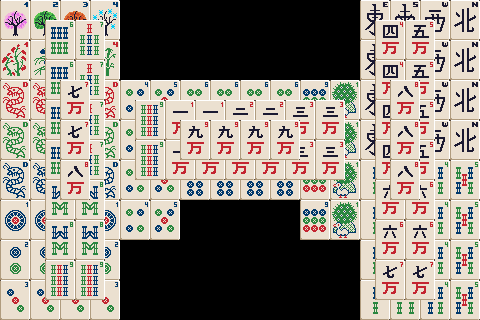

Tiled map render using the project's own tile images. Description and the whole map definition, tile-layer contents included, below:
An orthogonal 32x16 tile map with 15x20 px tiles, 3 tile layers (BridgeLayer0, BridgeLayer1, BridgeLayer2), 2 hidden layers not drawn.

<map version="1.1" tiledversion="2018.09.12" orientation="orthogonal" renderorder="right-down" width="32" height="16" tilewidth="15" tileheight="20" infinite="0" nextlayerid="6" nextobjectid="1">
 <tileset firstgid="1" source="TileSet.tsx" />
 <layer id="1" name="BridgeLayer0" width="32" height="16" locked="1">
  <data encoding="csv">
3,4,5,6,7,8,9,10,0,0,0,0,0,0,0,0,0,0,0,0,0,0,0,0,47,48,49,50,51,52,53,54,
21,22,23,24,25,26,27,28,0,0,0,0,0,0,0,0,0,0,0,0,0,0,0,0,65,66,67,68,69,70,71,72,
11,12,13,14,15,16,17,18,0,0,0,0,0,0,0,0,0,0,0,0,0,0,0,0,47,48,49,50,51,52,53,54,
29,30,31,32,33,34,35,36,0,0,0,0,0,0,0,0,0,0,0,0,0,0,0,0,65,66,67,68,69,70,71,72,
41,42,41,42,41,42,41,42,79,80,81,82,83,84,83,84,83,84,83,84,89,90,109,110,47,48,49,50,51,52,53,54,
59,60,59,60,59,60,59,60,97,98,99,100,101,102,101,102,101,102,101,102,107,108,127,128,65,66,67,68,69,70,71,72,
43,44,43,44,43,44,43,44,79,80,81,82,85,86,85,86,85,86,85,86,89,90,109,110,47,48,49,50,51,52,53,54,
61,62,61,62,61,62,61,62,97,98,99,100,103,104,103,104,103,104,103,104,107,108,127,128,65,66,67,68,69,70,71,72,
45,46,45,46,45,46,45,46,79,80,81,82,87,88,87,88,87,88,87,88,89,90,109,110,111,112,113,114,115,116,117,118,
63,64,63,64,63,64,63,64,97,98,99,100,105,106,105,106,105,106,105,106,107,108,127,128,129,130,131,132,133,134,135,136,
73,74,73,74,73,74,73,74,79,80,81,82,0,0,0,0,0,0,0,0,89,90,109,110,111,112,113,114,115,116,117,118,
91,92,91,92,91,92,91,92,97,98,99,100,0,0,0,0,0,0,0,0,107,108,127,128,129,130,131,132,133,134,135,136,
75,76,75,76,75,76,75,76,0,0,0,0,0,0,0,0,0,0,0,0,0,0,0,0,111,112,113,114,115,116,117,118,
93,94,93,94,93,94,93,94,0,0,0,0,0,0,0,0,0,0,0,0,0,0,0,0,129,130,131,132,133,134,135,136,
77,78,77,78,77,78,77,78,0,0,0,0,0,0,0,0,0,0,0,0,0,0,0,0,111,112,113,114,115,116,117,118,
95,96,95,96,95,96,95,96,0,0,0,0,0,0,0,0,0,0,0,0,0,0,0,0,129,130,131,132,133,134,135,136
</data>
 </layer>
 <layer id="2" name="BridgeLayer1" width="32" height="16" locked="1">
  <data encoding="csv">
0,0,0,0,0,0,0,0,0,0,0,0,0,0,0,0,0,0,0,0,0,0,0,0,0,0,0,0,0,0,0,0,
0,0,0,119,120,121,122,0,0,0,0,0,0,0,0,0,0,0,0,0,0,0,0,0,0,151,152,153,154,0,0,0,
0,0,0,137,138,139,140,0,0,0,0,0,0,0,0,0,0,0,0,0,0,0,0,0,0,169,170,171,172,0,0,0,
0,0,0,119,120,121,122,0,0,0,0,0,0,0,0,0,0,0,0,0,0,0,0,0,0,151,152,153,154,0,0,0,
0,0,0,137,138,139,140,0,0,0,0,0,0,0,0,0,0,0,0,0,0,0,0,0,0,169,170,171,172,0,0,0,
0,0,0,119,120,121,122,0,0,125,126,145,146,145,146,147,148,147,148,149,150,149,150,0,0,151,152,153,154,0,0,0,
0,0,0,137,138,139,140,0,0,143,144,163,164,163,164,165,166,165,166,167,168,167,168,0,0,169,170,171,172,0,0,0,
0,0,0,119,120,121,122,0,0,125,126,145,146,145,146,147,148,147,148,149,150,149,150,0,0,151,152,153,154,0,0,0,
0,0,0,137,138,139,140,0,0,143,144,163,164,163,164,165,166,165,166,167,168,167,168,0,0,169,170,171,172,0,0,0,
0,0,0,123,124,123,124,0,0,0,0,0,0,0,0,0,0,0,0,0,0,0,0,0,0,155,156,155,156,0,0,0,
0,0,0,141,142,141,142,0,0,0,0,0,0,0,0,0,0,0,0,0,0,0,0,0,0,173,174,173,174,0,0,0,
0,0,0,123,124,123,124,0,0,0,0,0,0,0,0,0,0,0,0,0,0,0,0,0,0,155,156,155,156,0,0,0,
0,0,0,141,142,141,142,0,0,0,0,0,0,0,0,0,0,0,0,0,0,0,0,0,0,173,174,173,174,0,0,0,
0,0,0,125,126,125,126,0,0,0,0,0,0,0,0,0,0,0,0,0,0,0,0,0,0,157,158,157,158,0,0,0,
0,0,0,143,144,143,144,0,0,0,0,0,0,0,0,0,0,0,0,0,0,0,0,0,0,175,176,175,176,0,0,0,
0,0,0,0,0,0,0,0,0,0,0,0,0,0,0,0,0,0,0,0,0,0,0,0,0,0,0,0,0,0,0,0
</data>
 </layer>
 <layer id="3" name="BridgeLayer2" width="32" height="16" locked="1">
  <data encoding="csv">
0,0,0,0,0,0,0,0,0,0,0,0,0,0,0,0,0,0,0,0,0,0,0,0,0,0,0,0,0,0,0,0,
0,0,0,0,0,0,0,0,0,0,0,0,0,0,0,0,0,0,0,0,0,0,0,0,0,0,0,0,0,0,0,0,
0,0,0,0,0,0,0,0,0,0,0,0,0,0,0,0,0,0,0,0,0,0,0,0,0,0,0,0,0,0,0,0,
0,0,0,0,0,0,0,0,0,0,0,0,0,0,0,0,0,0,0,0,0,0,0,0,0,0,0,0,0,0,0,0,
0,0,0,0,157,158,0,0,0,0,0,0,0,0,0,0,0,0,0,0,0,0,0,0,0,0,159,160,0,0,0,0,
0,0,0,0,175,176,0,0,0,0,0,0,0,0,0,0,0,0,0,0,0,0,0,0,0,0,177,178,0,0,0,0,
0,0,0,0,157,158,0,0,0,0,0,0,161,162,161,162,161,162,161,162,0,0,0,0,0,0,159,160,0,0,0,0,
0,0,0,0,175,176,0,0,0,0,0,0,179,180,179,180,179,180,179,180,0,0,0,0,0,0,177,178,0,0,0,0,
0,0,0,0,159,160,0,0,0,0,0,0,0,0,0,0,0,0,0,0,0,0,0,0,0,0,159,160,0,0,0,0,
0,0,0,0,177,178,0,0,0,0,0,0,0,0,0,0,0,0,0,0,0,0,0,0,0,0,177,178,0,0,0,0,
0,0,0,0,0,0,0,0,0,0,0,0,0,0,0,0,0,0,0,0,0,0,0,0,0,0,0,0,0,0,0,0,
0,0,0,0,0,0,0,0,0,0,0,0,0,0,0,0,0,0,0,0,0,0,0,0,0,0,0,0,0,0,0,0,
0,0,0,0,0,0,0,0,0,0,0,0,0,0,0,0,0,0,0,0,0,0,0,0,0,0,0,0,0,0,0,0,
0,0,0,0,0,0,0,0,0,0,0,0,0,0,0,0,0,0,0,0,0,0,0,0,0,0,0,0,0,0,0,0,
0,0,0,0,0,0,0,0,0,0,0,0,0,0,0,0,0,0,0,0,0,0,0,0,0,0,0,0,0,0,0,0,
0,0,0,0,0,0,0,0,0,0,0,0,0,0,0,0,0,0,0,0,0,0,0,0,0,0,0,0,0,0,0,0
</data>
 </layer>
 <layer id="4" name="BridgeLayer3" width="32" height="16" visible="0" locked="1">
  <data encoding="csv">
0,0,0,0,0,0,0,0,0,0,0,0,0,0,0,0,0,0,0,0,0,0,0,0,0,0,0,0,0,0,0,0,
0,0,0,0,0,0,0,0,0,0,0,0,0,0,0,0,0,0,0,0,0,0,0,0,0,0,0,0,0,0,0,0,
0,0,0,0,0,0,0,0,0,0,0,0,0,0,0,0,0,0,0,0,0,0,0,0,0,0,0,0,0,0,0,0,
0,0,0,0,0,0,0,0,0,0,0,0,0,0,0,0,0,0,0,0,0,0,0,0,0,0,0,0,0,0,0,0,
0,0,0,0,0,0,0,0,0,0,0,0,0,0,0,0,0,0,0,0,0,0,0,0,0,0,0,0,0,0,0,0,
0,0,0,0,0,0,0,0,0,0,0,0,0,0,0,0,0,0,0,0,0,0,0,0,0,0,0,0,0,0,0,0,
0,0,0,0,0,0,0,0,0,0,0,0,0,0,0,0,0,0,0,0,0,0,0,0,0,0,0,0,0,0,0,0,
0,0,0,0,0,0,0,0,0,0,0,0,0,0,0,0,0,0,0,0,0,0,0,0,0,0,0,0,0,0,0,0,
0,0,0,0,0,0,0,0,0,0,0,0,0,0,0,0,0,0,0,0,0,0,0,0,0,0,0,0,0,0,0,0,
0,0,0,0,0,0,0,0,0,0,0,0,0,0,0,0,0,0,0,0,0,0,0,0,0,0,0,0,0,0,0,0,
0,0,0,0,0,0,0,0,0,0,0,0,0,0,0,0,0,0,0,0,0,0,0,0,0,0,0,0,0,0,0,0,
0,0,0,0,0,0,0,0,0,0,0,0,0,0,0,0,0,0,0,0,0,0,0,0,0,0,0,0,0,0,0,0,
0,0,0,0,0,0,0,0,0,0,0,0,0,0,0,0,0,0,0,0,0,0,0,0,0,0,0,0,0,0,0,0,
0,0,0,0,0,0,0,0,0,0,0,0,0,0,0,0,0,0,0,0,0,0,0,0,0,0,0,0,0,0,0,0,
0,0,0,0,0,0,0,0,0,0,0,0,0,0,0,0,0,0,0,0,0,0,0,0,0,0,0,0,0,0,0,0,
0,0,0,0,0,0,0,0,0,0,0,0,0,0,0,0,0,0,0,0,0,0,0,0,0,0,0,0,0,0,0,0
</data>
 </layer>
 <layer id="5" name="BridgeLayer4" width="32" height="16" visible="0" locked="1">
  <data encoding="csv">
0,0,0,0,0,0,0,0,0,0,0,0,0,0,0,0,0,0,0,0,0,0,0,0,0,0,0,0,0,0,0,0,
0,0,0,0,0,0,0,0,0,0,0,0,0,0,0,0,0,0,0,0,0,0,0,0,0,0,0,0,0,0,0,0,
0,0,0,0,0,0,0,0,0,0,0,0,0,0,0,0,0,0,0,0,0,0,0,0,0,0,0,0,0,0,0,0,
0,0,0,0,0,0,0,0,0,0,0,0,0,0,0,0,0,0,0,0,0,0,0,0,0,0,0,0,0,0,0,0,
0,0,0,0,0,0,0,0,0,0,0,0,0,0,0,0,0,0,0,0,0,0,0,0,0,0,0,0,0,0,0,0,
0,0,0,0,0,0,0,0,0,0,0,0,0,0,0,0,0,0,0,0,0,0,0,0,0,0,0,0,0,0,0,0,
0,0,0,0,0,0,0,0,0,0,0,0,0,0,0,0,0,0,0,0,0,0,0,0,0,0,0,0,0,0,0,0,
0,0,0,0,0,0,0,0,0,0,0,0,0,0,0,0,0,0,0,0,0,0,0,0,0,0,0,0,0,0,0,0,
0,0,0,0,0,0,0,0,0,0,0,0,0,0,0,0,0,0,0,0,0,0,0,0,0,0,0,0,0,0,0,0,
0,0,0,0,0,0,0,0,0,0,0,0,0,0,0,0,0,0,0,0,0,0,0,0,0,0,0,0,0,0,0,0,
0,0,0,0,0,0,0,0,0,0,0,0,0,0,0,0,0,0,0,0,0,0,0,0,0,0,0,0,0,0,0,0,
0,0,0,0,0,0,0,0,0,0,0,0,0,0,0,0,0,0,0,0,0,0,0,0,0,0,0,0,0,0,0,0,
0,0,0,0,0,0,0,0,0,0,0,0,0,0,0,0,0,0,0,0,0,0,0,0,0,0,0,0,0,0,0,0,
0,0,0,0,0,0,0,0,0,0,0,0,0,0,0,0,0,0,0,0,0,0,0,0,0,0,0,0,0,0,0,0,
0,0,0,0,0,0,0,0,0,0,0,0,0,0,0,0,0,0,0,0,0,0,0,0,0,0,0,0,0,0,0,0,
0,0,0,0,0,0,0,0,0,0,0,0,0,0,0,0,0,0,0,0,0,0,0,0,0,0,0,0,0,0,0,0
</data>
 </layer>
</map>
